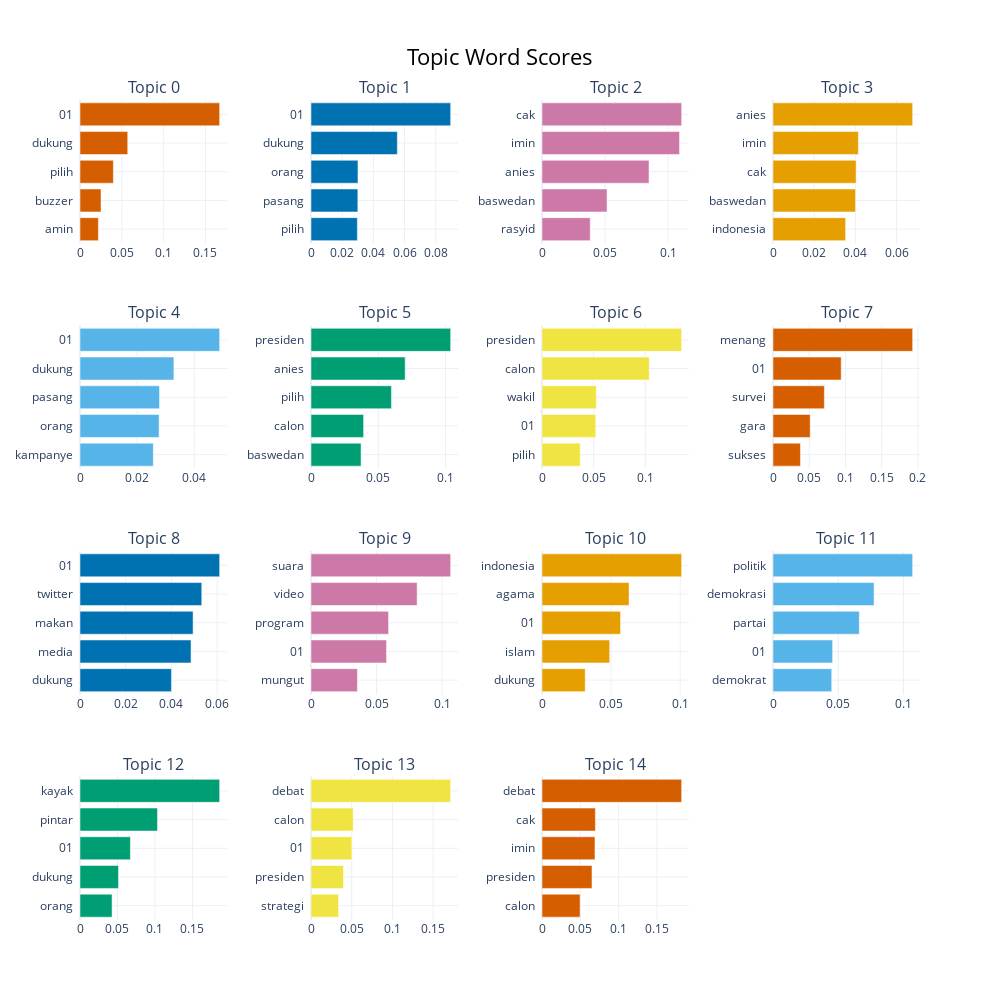

Here is the notebook cell this chart was saved with:
### Code cell
from sklearn.cluster import KMeans

num_topics = 15
kmeans_model = KMeans(n_clusters=num_topics, random_state=42)

topic_model_kmeans = BERTopic(
    embedding_model=embedding_model,
    umap_model=umap_model,
    hdbscan_model=kmeans_model,
    calculate_probabilities=False,
    verbose=True
)

topics_kmeans, _ = topic_model_kmeans.fit_transform(docs)

topic_model_kmeans.visualize_barchart(top_n_topics=15)

### Figure 1 — Plotly figure (JSON) as saved in the notebook; plotly's stock layout.template omitted (floating-point values rounded to 4 significant figures)
{"data": [{"marker": {"color": "#D55E00"}, "orientation": "h", "type": "bar", "x": [0.02196, 0.02513, 0.03992, 0.05706, 0.1669], "xaxis": "x", "y": ["amin  ", "buzzer  ", "pilih  ", "dukung  ", "01  "], "yaxis": "y"}, {"marker": {"color": "#0072B2"}, "orientation": "h", "type": "bar", "x": [0.02973, 0.03004, 0.03012, 0.05537, 0.08957], "xaxis": "x2", "y": ["pilih  ", "pasang  ", "orang  ", "dukung  ", "01  "], "yaxis": "y2"}, {"marker": {"color": "#CC79A7"}, "orientation": "h", "type": "bar", "x": [0.03827, 0.0516, 0.08487, 0.1091, 0.1108], "xaxis": "x3", "y": ["rasyid  ", "baswedan  ", "anies  ", "imin  ", "cak  "], "yaxis": "y3"}, {"marker": {"color": "#E69F00"}, "orientation": "h", "type": "bar", "x": [0.03527, 0.0401, 0.04037, 0.04146, 0.06783], "xaxis": "x4", "y": ["indonesia  ", "baswedan  ", "cak  ", "imin  ", "anies  "], "yaxis": "y4"}, {"marker": {"color": "#56B4E9"}, "orientation": "h", "type": "bar", "x": [0.02567, 0.02769, 0.02784, 0.03289, 0.04891], "xaxis": "x5", "y": ["kampanye  ", "orang  ", "pasang  ", "dukung  ", "01  "], "yaxis": "y5"}, {"marker": {"color": "#009E73"}, "orientation": "h", "type": "bar", "x": [0.03719, 0.0391, 0.05978, 0.06998, 0.1038], "xaxis": "x6", "y": ["baswedan  ", "calon  ", "pilih  ", "anies  ", "presiden  "], "yaxis": "y6"}, {"marker": {"color": "#F0E442"}, "orientation": "h", "type": "bar", "x": [0.03705, 0.05205, 0.0526, 0.1039, 0.1352], "xaxis": "x7", "y": ["pilih  ", "01  ", "wakil  ", "calon  ", "presiden  "], "yaxis": "y7"}, {"marker": {"color": "#D55E00"}, "orientation": "h", "type": "bar", "x": [0.03786, 0.05133, 0.07089, 0.09408, 0.1927], "xaxis": "x8", "y": ["sukses  ", "gara  ", "survei  ", "01  ", "menang  "], "yaxis": "y8"}, {"marker": {"color": "#0072B2"}, "orientation": "h", "type": "bar", "x": [0.04001, 0.04858, 0.04949, 0.05328, 0.06111], "xaxis": "x9", "y": ["dukung  ", "media  ", "makan  ", "twitter  ", "01  "], "yaxis": "y9"}, {"marker": {"color": "#CC79A7"}, "orientation": "h", "type": "bar", "x": [0.03541, 0.05761, 0.05916, 0.08095, 0.1065], "xaxis": "x10", "y": ["mungut  ", "01  ", "program  ", "video  ", "suara  "], "yaxis": "y10"}, {"marker": {"color": "#E69F00"}, "orientation": "h", "type": "bar", "x": [0.03127, 0.04899, 0.05683, 0.06299, 0.1011], "xaxis": "x11", "y": ["dukung  ", "islam  ", "01  ", "agama  ", "indonesia  "], "yaxis": "y11"}, {"marker": {"color": "#56B4E9"}, "orientation": "h", "type": "bar", "x": [0.04497, 0.04568, 0.06608, 0.07743, 0.107], "xaxis": "x12", "y": ["demokrat  ", "01  ", "partai  ", "demokrasi  ", "politik  "], "yaxis": "y12"}, {"marker": {"color": "#009E73"}, "orientation": "h", "type": "bar", "x": [0.04278, 0.05137, 0.06719, 0.1034, 0.1863], "xaxis": "x13", "y": ["orang  ", "dukung  ", "01  ", "pintar  ", "kayak  "], "yaxis": "y13"}, {"marker": {"color": "#F0E442"}, "orientation": "h", "type": "bar", "x": [0.03385, 0.03989, 0.05023, 0.05187, 0.1715], "xaxis": "x14", "y": ["strategi  ", "presiden  ", "01  ", "calon  ", "debat  "], "yaxis": "y14"}, {"marker": {"color": "#D55E00"}, "orientation": "h", "type": "bar", "x": [0.0497, 0.06523, 0.06911, 0.06962, 0.1822], "xaxis": "x15", "y": ["calon  ", "presiden  ", "imin  ", "cak  ", "debat  "], "yaxis": "y15"}], "layout": {"annotations": [{"font": {"size": 16}, "showarrow": false, "text": "Topic 0", "x": 0.0875, "xanchor": "center", "xref": "paper", "y": 1, "yanchor": "bottom", "yref": "paper"}, {"font": {"size": 16}, "showarrow": false, "text": "Topic 1", "x": 0.3625, "xanchor": "center", "xref": "paper", "y": 1, "yanchor": "bottom", "yref": "paper"}, {"font": {"size": 16}, "showarrow": false, "text": "Topic 2", "x": 0.6375, "xanchor": "center", "xref": "paper", "y": 1, "yanchor": "bottom", "yref": "paper"}, {"font": {"size": 16}, "showarrow": false, "text": "Topic 3", "x": 0.9125, "xanchor": "center", "xref": "paper", "y": 1, "yanchor": "bottom", "yref": "paper"}, {"font": {"size": 16}, "showarrow": false, "text": "Topic 4", "x": 0.0875, "xanchor": "center", "xref": "paper", "y": 0.725, "yanchor": "bottom", "yref": "paper"}, {"font": {"size": 16}, "showarrow": false, "text": "Topic 5", "x": 0.3625, "xanchor": "center", "xref": "paper", "y": 0.725, "yanchor": "bottom", "yref": "paper"}, {"font": {"size": 16}, "showarrow": false, "text": "Topic 6", "x": 0.6375, "xanchor": "center", "xref": "paper", "y": 0.725, "yanchor": "bottom", "yref": "paper"}, {"font": {"size": 16}, "showarrow": false, "text": "Topic 7", "x": 0.9125, "xanchor": "center", "xref": "paper", "y": 0.725, "yanchor": "bottom", "yref": "paper"}, {"font": {"size": 16}, "showarrow": false, "text": "Topic 8", "x": 0.0875, "xanchor": "center", "xref": "paper", "y": 0.45, "yanchor": "bottom", "yref": "paper"}, {"font": {"size": 16}, "showarrow": false, "text": "Topic 9", "x": 0.3625, "xanchor": "center", "xref": "paper", "y": 0.45, "yanchor": "bottom", "yref": "paper"}, {"font": {"size": 16}, "showarrow": false, "text": "Topic 10", "x": 0.6375, "xanchor": "center", "xref": "paper", "y": 0.45, "yanchor": "bottom", "yref": "paper"}, {"font": {"size": 16}, "showarrow": false, "text": "Topic 11", "x": 0.9125, "xanchor": "center", "xref": "paper", "y": 0.45, "yanchor": "bottom", "yref": "paper"}, {"font": {"size": 16}, "showarrow": false, "text": "Topic 12", "x": 0.0875, "xanchor": "center", "xref": "paper", "y": 0.175, "yanchor": "bottom", "yref": "paper"}, {"font": {"size": 16}, "showarrow": false, "text": "Topic 13", "x": 0.3625, "xanchor": "center", "xref": "paper", "y": 0.175, "yanchor": "bottom", "yref": "paper"}, {"font": {"size": 16}, "showarrow": false, "text": "Topic 14", "x": 0.6375, "xanchor": "center", "xref": "paper", "y": 0.175, "yanchor": "bottom", "yref": "paper"}], "height": 1000, "hoverlabel": {"bgcolor": "white", "font": {"family": "Rockwell", "size": 16}}, "showlegend": false, "title": {"font": {"color": "Black", "size": 22}, "text": "Topic Word Scores", "x": 0.5, "xanchor": "center", "yanchor": "top"}, "width": 1000, "xaxis": {"anchor": "y", "domain": [0, 0.175], "showgrid": true}, "xaxis10": {"anchor": "y10", "domain": [0.275, 0.45], "showgrid": true}, "xaxis11": {"anchor": "y11", "domain": [0.55, 0.725], "showgrid": true}, "xaxis12": {"anchor": "y12", "domain": [0.825, 1], "showgrid": true}, "xaxis13": {"anchor": "y13", "domain": [0, 0.175], "showgrid": true}, "xaxis14": {"anchor": "y14", "domain": [0.275, 0.45], "showgrid": true}, "xaxis15": {"anchor": "y15", "domain": [0.55, 0.725], "showgrid": true}, "xaxis16": {"anchor": "y16", "domain": [0.825, 1], "showgrid": true}, "xaxis2": {"anchor": "y2", "domain": [0.275, 0.45], "showgrid": true}, "xaxis3": {"anchor": "y3", "domain": [0.55, 0.725], "showgrid": true}, "xaxis4": {"anchor": "y4", "domain": [0.825, 1], "showgrid": true}, "xaxis5": {"anchor": "y5", "domain": [0, 0.175], "showgrid": true}, "xaxis6": {"anchor": "y6", "domain": [0.275, 0.45], "showgrid": true}, "xaxis7": {"anchor": "y7", "domain": [0.55, 0.725], "showgrid": true}, "xaxis8": {"anchor": "y8", "domain": [0.825, 1], "showgrid": true}, "xaxis9": {"anchor": "y9", "domain": [0, 0.175], "showgrid": true}, "yaxis": {"anchor": "x", "domain": [0.825, 1], "showgrid": true}, "yaxis10": {"anchor": "x10", "domain": [0.275, 0.45], "showgrid": true}, "yaxis11": {"anchor": "x11", "domain": [0.275, 0.45], "showgrid": true}, "yaxis12": {"anchor": "x12", "domain": [0.275, 0.45], "showgrid": true}, "yaxis13": {"anchor": "x13", "domain": [0, 0.175], "showgrid": true}, "yaxis14": {"anchor": "x14", "domain": [0, 0.175], "showgrid": true}, "yaxis15": {"anchor": "x15", "domain": [0, 0.175], "showgrid": true}, "yaxis16": {"anchor": "x16", "domain": [0, 0.175], "showgrid": true}, "yaxis2": {"anchor": "x2", "domain": [0.825, 1], "showgrid": true}, "yaxis3": {"anchor": "x3", "domain": [0.825, 1], "showgrid": true}, "yaxis4": {"anchor": "x4", "domain": [0.825, 1], "showgrid": true}, "yaxis5": {"anchor": "x5", "domain": [0.55, 0.725], "showgrid": true}, "yaxis6": {"anchor": "x6", "domain": [0.55, 0.725], "showgrid": true}, "yaxis7": {"anchor": "x7", "domain": [0.55, 0.725], "showgrid": true}, "yaxis8": {"anchor": "x8", "domain": [0.55, 0.725], "showgrid": true}, "yaxis9": {"anchor": "x9", "domain": [0.275, 0.45], "showgrid": true}}}
